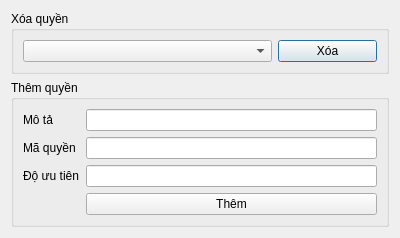
<?xml version="1.0" encoding="UTF-8"?>
<ui version="4.0">
 <class>ManageRole</class>
 <widget class="QDialog" name="ManageRole">
  <property name="geometry">
   <rect>
    <x>0</x>
    <y>0</y>
    <width>400</width>
    <height>219</height>
   </rect>
  </property>
  <property name="windowTitle">
   <string>Chỉnh sửa quyền</string>
  </property>
  <layout class="QVBoxLayout" name="verticalLayout">
   <item>
    <widget class="QGroupBox" name="groupDelete">
     <property name="title">
      <string>Xóa quyền</string>
     </property>
     <layout class="QHBoxLayout" name="horizontalLayout" stretch="5,2">
      <item>
       <widget class="QComboBox" name="comboBoxRole"/>
      </item>
      <item>
       <widget class="QPushButton" name="btnDelete">
        <property name="text">
         <string>Xóa</string>
        </property>
       </widget>
      </item>
     </layout>
    </widget>
   </item>
   <item>
    <widget class="QGroupBox" name="groupAdd">
     <property name="title">
      <string>Thêm quyền</string>
     </property>
     <layout class="QFormLayout" name="formLayout">
      <item row="0" column="0">
       <widget class="QLabel" name="lbDescription">
        <property name="text">
         <string>Mô tả</string>
        </property>
       </widget>
      </item>
      <item row="0" column="1">
       <widget class="QLineEdit" name="inputDescription"/>
      </item>
      <item row="1" column="0">
       <widget class="QLabel" name="lbRoleCode">
        <property name="text">
         <string>Mã quyền</string>
        </property>
       </widget>
      </item>
      <item row="1" column="1">
       <widget class="QLineEdit" name="inputCode"/>
      </item>
      <item row="2" column="0">
       <widget class="QLabel" name="lnPriorty">
        <property name="text">
         <string>Độ ưu tiên</string>
        </property>
       </widget>
      </item>
      <item row="2" column="1">
       <widget class="QLineEdit" name="inputPriorty"/>
      </item>
      <item row="3" column="1">
       <widget class="QPushButton" name="btnAdd">
        <property name="text">
         <string>Thêm</string>
        </property>
       </widget>
      </item>
     </layout>
    </widget>
   </item>
  </layout>
 </widget>
 <resources/>
 <connections/>
</ui>
